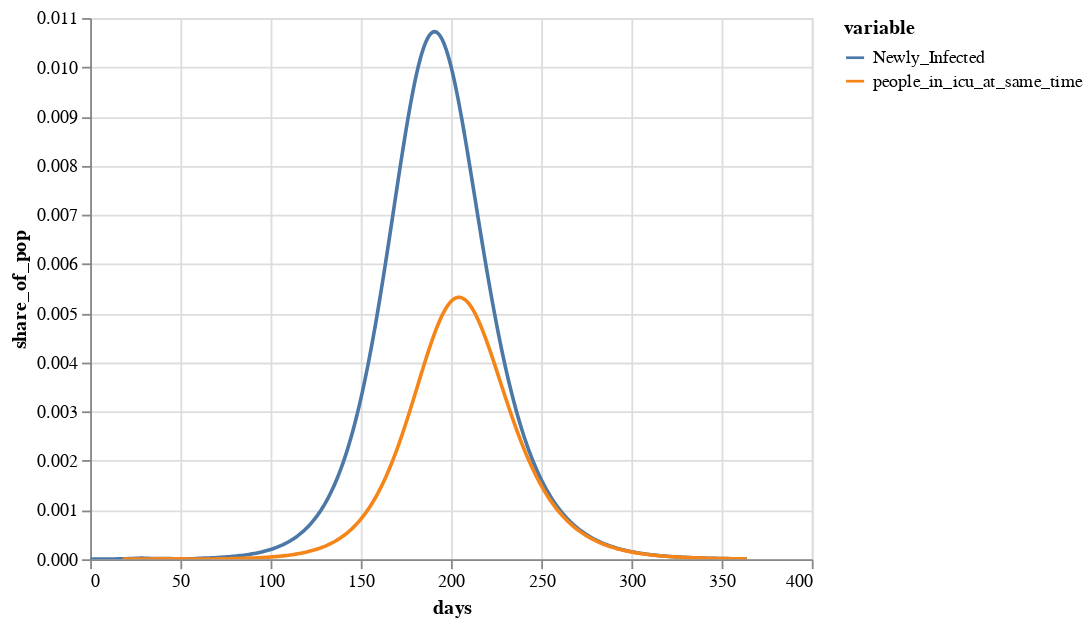

Notebook source saved alongside this figure:
### Code cell
alt.Chart(longform[longform["variable"].isin(["Newly_Infected","people_in_icu_at_same_time"])]).mark_line(
    ).encode(x="days:Q",y="share_of_pop:Q",    color='variable',tooltip=['days', 'share_of_pop']).interactive()

### Figure 1 — Vega-Lite specification as saved in the notebook (floating-point values rounded to 4 significant figures; data arrays with more than 128 entries replaced by an {"elided": "..."} marker saying what was removed)
{"config": {"view": {"continuousWidth": 400, "continuousHeight": 300}}, "data": {"name": "data-613c55032c31d4ba4f36bf6eda2500be"}, "mark": "line", "encoding": {"color": {"type": "nominal", "field": "variable"}, "tooltip": [{"type": "quantitative", "field": "days"}, {"type": "quantitative", "field": "share_of_pop"}], "x": {"type": "quantitative", "field": "days"}, "y": {"type": "quantitative", "field": "share_of_pop"}}, "selection": {"selector004": {"type": "interval", "bind": "scales", "encodings": ["x", "y"]}}, "$schema": "https://vega.github.io/schema/vega-lite/v4.0.0.json", "datasets": {"data-613c55032c31d4ba4f36bf6eda2500be": {"elided": "730 records"}}}
